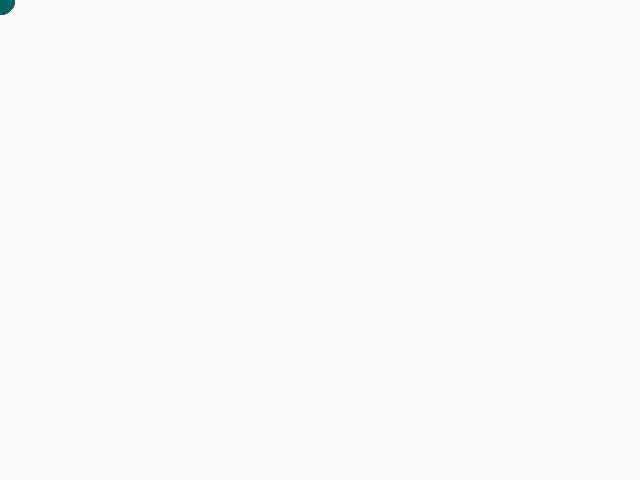
Frame 1 (no input)
Frame 60 (the mouse pressed at the canvas centre just before this capture): identical to frame 1, image omitted
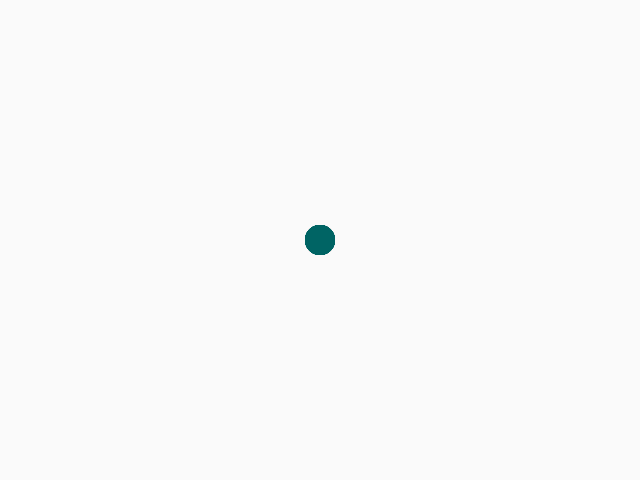
Frame 120 (the mouse held since frame 60 and released just before this capture)

The Processing sketch that drew these frames (run headless with seeded random() and noise(); from frame 60 on, the mouse is pressed at the canvas centre):

// Processing sketch: journal
// ── journal.pde
float[] oldX, oldY;
int numberOfPoints;
void setup() {
  size (640, 480);
  numberOfPoints = 30;
  oldX = new float[numberOfPoints];
  oldY = new float[numberOfPoints];
}
void draw() {
  background (250);
  noStroke();
  textSize(32);
  // index will be from 0 to numberOfPoints;
  int index = frameCount % numberOfPoints;
  fill(0, 100, 100);
  oldX[index] = mouseX;
  oldY[index] = mouseY;
  for (int i=0; i < numberOfPoints; i++) {
    //text("Yo", oldX[i], oldY[i]);
    ellipse(oldX[i], oldY[i], 30, 30);
  }
  float easing = .01;
  oldX[index]=oldX[index] + easing*(mouseX-oldX[index]);
}
